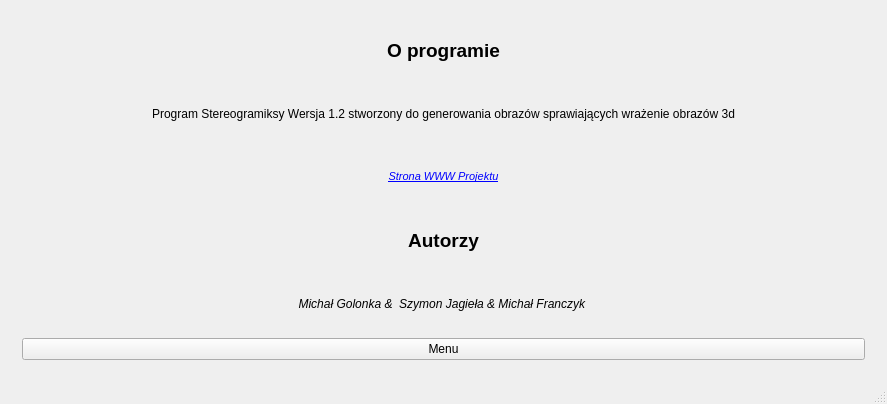
<?xml version="1.0" encoding="UTF-8"?>
<ui version="4.0">
 <class>MainWindow</class>
 <widget class="QMainWindow" name="MainWindow">
  <property name="geometry">
   <rect>
    <x>0</x>
    <y>0</y>
    <width>887</width>
    <height>404</height>
   </rect>
  </property>
  <property name="sizePolicy">
   <sizepolicy hsizetype="Expanding" vsizetype="Expanding">
    <horstretch>0</horstretch>
    <verstretch>0</verstretch>
   </sizepolicy>
  </property>
  <property name="minimumSize">
   <size>
    <width>800</width>
    <height>400</height>
   </size>
  </property>
  <property name="windowTitle">
   <string>Stereogramiksy</string>
  </property>
  <widget class="QWidget" name="centralWidget">
   <property name="sizePolicy">
    <sizepolicy hsizetype="Ignored" vsizetype="Ignored">
     <horstretch>0</horstretch>
     <verstretch>0</verstretch>
    </sizepolicy>
   </property>
   <layout class="QHBoxLayout" name="horizontalLayout_14">
    <item>
     <widget class="QStackedWidget" name="stackedWidget">
      <property name="sizePolicy">
       <sizepolicy hsizetype="Expanding" vsizetype="Expanding">
        <horstretch>1</horstretch>
        <verstretch>1</verstretch>
       </sizepolicy>
      </property>
      <property name="currentIndex">
       <number>7</number>
      </property>
      <widget class="QWidget" name="page">
       <property name="sizePolicy">
        <sizepolicy hsizetype="Expanding" vsizetype="Expanding">
         <horstretch>0</horstretch>
         <verstretch>0</verstretch>
        </sizepolicy>
       </property>
       <layout class="QVBoxLayout" name="verticalLayout_3">
        <item>
         <layout class="QVBoxLayout" name="verticalLayout_4">
          <item>
           <layout class="QVBoxLayout" name="verticalLayout">
            <property name="sizeConstraint">
             <enum>QLayout::SetFixedSize</enum>
            </property>
            <item>
             <widget class="QLabel" name="label_11">
              <property name="maximumSize">
               <size>
                <width>16777215</width>
                <height>100</height>
               </size>
              </property>
              <property name="font">
               <font>
                <family>Viner Hand ITC</family>
                <pointsize>41</pointsize>
                <italic>true</italic>
               </font>
              </property>
              <property name="text">
               <string>Stereogramiksy</string>
              </property>
              <property name="alignment">
               <set>Qt::AlignCenter</set>
              </property>
             </widget>
            </item>
            <item>
             <widget class="QPushButton" name="pushButton_Generate">
              <property name="sizePolicy">
               <sizepolicy hsizetype="Minimum" vsizetype="Minimum">
                <horstretch>0</horstretch>
                <verstretch>0</verstretch>
               </sizepolicy>
              </property>
              <property name="text">
               <string>Generuj stereogram</string>
              </property>
             </widget>
            </item>
            <item>
             <widget class="QPushButton" name="pushButton_Games">
              <property name="sizePolicy">
               <sizepolicy hsizetype="Minimum" vsizetype="Minimum">
                <horstretch>0</horstretch>
                <verstretch>0</verstretch>
               </sizepolicy>
              </property>
              <property name="text">
               <string>Graj</string>
              </property>
             </widget>
            </item>
            <item>
             <widget class="QPushButton" name="pushButton_Scenariusz">
              <property name="sizePolicy">
               <sizepolicy hsizetype="Minimum" vsizetype="Minimum">
                <horstretch>0</horstretch>
                <verstretch>0</verstretch>
               </sizepolicy>
              </property>
              <property name="text">
               <string>Stwórz scenariusz</string>
              </property>
             </widget>
            </item>
            <item>
             <widget class="QPushButton" name="pushButton_Oprogramie">
              <property name="sizePolicy">
               <sizepolicy hsizetype="Minimum" vsizetype="Minimum">
                <horstretch>0</horstretch>
                <verstretch>0</verstretch>
               </sizepolicy>
              </property>
              <property name="text">
               <string>O programie</string>
              </property>
             </widget>
            </item>
            <item>
             <widget class="QPushButton" name="pushButton_Koniec">
              <property name="sizePolicy">
               <sizepolicy hsizetype="Minimum" vsizetype="Minimum">
                <horstretch>0</horstretch>
                <verstretch>0</verstretch>
               </sizepolicy>
              </property>
              <property name="text">
               <string>Koniec</string>
              </property>
             </widget>
            </item>
           </layout>
          </item>
         </layout>
        </item>
       </layout>
      </widget>
      <widget class="QWidget" name="page_2">
       <property name="sizePolicy">
        <sizepolicy hsizetype="Expanding" vsizetype="Expanding">
         <horstretch>0</horstretch>
         <verstretch>0</verstretch>
        </sizepolicy>
       </property>
       <layout class="QHBoxLayout" name="horizontalLayout_5">
        <item>
         <layout class="QHBoxLayout" name="horizontalLayout_2">
          <item>
           <layout class="QVBoxLayout" name="verticalLayout_2">
            <property name="sizeConstraint">
             <enum>QLayout::SetDefaultConstraint</enum>
            </property>
            <item>
             <widget class="QLabel" name="label">
              <property name="sizePolicy">
               <sizepolicy hsizetype="Expanding" vsizetype="Expanding">
                <horstretch>0</horstretch>
                <verstretch>0</verstretch>
               </sizepolicy>
              </property>
              <property name="text">
               <string/>
              </property>
             </widget>
            </item>
            <item>
             <widget class="Line" name="line">
              <property name="orientation">
               <enum>Qt::Horizontal</enum>
              </property>
             </widget>
            </item>
            <item>
             <layout class="QHBoxLayout" name="horizontalLayout">
              <property name="sizeConstraint">
               <enum>QLayout::SetFixedSize</enum>
              </property>
              <item>
               <widget class="QWidget" name="widget" native="true">
                <property name="minimumSize">
                 <size>
                  <width>100</width>
                  <height>0</height>
                 </size>
                </property>
                <layout class="QVBoxLayout" name="verticalLayout_5">
                 <item>
                  <widget class="QCheckBox" name="checkBox">
                   <property name="text">
                    <string>Wygeneruj pomocnicze kropki</string>
                   </property>
                  </widget>
                 </item>
                 <item>
                  <widget class="QCheckBox" name="checkBox_wkleslosc">
                   <property name="text">
                    <string>Odwróć wklęsłość</string>
                   </property>
                   <property name="checked">
                    <bool>true</bool>
                   </property>
                  </widget>
                 </item>
                 <item>
                  <widget class="QComboBox" name="comboBox">
                   <item>
                    <property name="text">
                     <string>Biały</string>
                    </property>
                   </item>
                   <item>
                    <property name="text">
                     <string>Szary</string>
                    </property>
                   </item>
                   <item>
                    <property name="text">
                     <string>Fioletowy</string>
                    </property>
                   </item>
                   <item>
                    <property name="text">
                     <string>Purpurowy</string>
                    </property>
                   </item>
                   <item>
                    <property name="text">
                     <string>Różowy</string>
                    </property>
                   </item>
                   <item>
                    <property name="text">
                     <string>Szkarłatny</string>
                    </property>
                   </item>
                   <item>
                    <property name="text">
                     <string>Czerwony</string>
                    </property>
                   </item>
                   <item>
                    <property name="text">
                     <string>Pomarańczowy</string>
                    </property>
                   </item>
                   <item>
                    <property name="text">
                     <string>Brązowy</string>
                    </property>
                   </item>
                   <item>
                    <property name="text">
                     <string>Żółty</string>
                    </property>
                   </item>
                   <item>
                    <property name="text">
                     <string>Pistacjowy</string>
                    </property>
                   </item>
                   <item>
                    <property name="text">
                     <string>Zielony</string>
                    </property>
                   </item>
                   <item>
                    <property name="text">
                     <string>Morski</string>
                    </property>
                   </item>
                   <item>
                    <property name="text">
                     <string>Błękitny</string>
                    </property>
                   </item>
                   <item>
                    <property name="text">
                     <string>Indigo</string>
                    </property>
                   </item>
                   <item>
                    <property name="text">
                     <string>Niebieski</string>
                    </property>
                   </item>
                   <item>
                    <property name="text">
                     <string>Wielokolorowy (w pionie)</string>
                    </property>
                   </item>
                   <item>
                    <property name="text">
                     <string>Wielokolorowy (w poziomie)</string>
                    </property>
                   </item>
                  </widget>
                 </item>
                </layout>
               </widget>
              </item>
              <item>
               <widget class="Line" name="line_4">
                <property name="orientation">
                 <enum>Qt::Vertical</enum>
                </property>
               </widget>
              </item>
              <item>
               <layout class="QVBoxLayout" name="verticalLayout_166">
                <item>
                 <widget class="QLabel" name="label_info">
                  <property name="sizePolicy">
                   <sizepolicy hsizetype="Expanding" vsizetype="Fixed">
                    <horstretch>0</horstretch>
                    <verstretch>0</verstretch>
                   </sizepolicy>
                  </property>
                  <property name="text">
                   <string/>
                  </property>
                 </widget>
                </item>
                <item>
                 <widget class="QCheckBox" name="checkBox_dopasujDoOkna">
                  <property name="text">
                   <string>dopasuj do rozmiaru okna</string>
                  </property>
                  <property name="checked">
                   <bool>true</bool>
                  </property>
                 </widget>
                </item>
               </layout>
              </item>
              <item>
               <spacer name="horizontalSpacer">
                <property name="orientation">
                 <enum>Qt::Horizontal</enum>
                </property>
                <property name="sizeType">
                 <enum>QSizePolicy::MinimumExpanding</enum>
                </property>
                <property name="sizeHint" stdset="0">
                 <size>
                  <width>40</width>
                  <height>20</height>
                 </size>
                </property>
               </spacer>
              </item>
              <item>
               <layout class="QHBoxLayout" name="horizontalLayout_13">
                <item>
                 <layout class="QVBoxLayout" name="verticalLayout_11">
                  <item>
                   <widget class="QLabel" name="label_DPI">
                    <property name="sizePolicy">
                     <sizepolicy hsizetype="Preferred" vsizetype="Fixed">
                      <horstretch>0</horstretch>
                      <verstretch>0</verstretch>
                     </sizepolicy>
                    </property>
                    <property name="text">
                     <string>&lt;!DOCTYPE HTML PUBLIC &quot;-//W3C//DTD HTML 4.0//EN&quot; &quot;http://www.w3.org/TR/REC-html40/strict.dtd&quot;&gt;
&lt;html&gt;&lt;head&gt;&lt;meta name=&quot;qrichtext&quot; content=&quot;1&quot; /&gt;&lt;style type=&quot;text/css&quot;&gt;
p, li { white-space: pre-wrap; }
&lt;/style&gt;&lt;/head&gt;&lt;body style=&quot; font-family:'MS Shell Dlg 2'; font-size:8.25pt; font-weight:400; font-style:normal;&quot;&gt;
&lt;p style=&quot; margin-top:0px; margin-bottom:0px; margin-left:0px; margin-right:0px; -qt-block-indent:0; text-indent:0px;&quot;&gt;&lt;span style=&quot; font-size:8pt;&quot;&gt;DPI:&lt;br /&gt;( Twojego ekranu )&lt;/span&gt;&lt;/p&gt;&lt;/body&gt;&lt;/html&gt;</string>
                    </property>
                   </widget>
                  </item>
                  <item>
                   <widget class="QComboBox" name="comboBox_DPI">
                    <property name="currentIndex">
                     <number>1</number>
                    </property>
                    <item>
                     <property name="text">
                      <string>76</string>
                     </property>
                    </item>
                    <item>
                     <property name="text">
                      <string>96 </string>
                     </property>
                    </item>
                    <item>
                     <property name="text">
                      <string>150</string>
                     </property>
                    </item>
                   </widget>
                  </item>
                 </layout>
                </item>
                <item>
                 <layout class="QVBoxLayout" name="verticalLayout_12">
                  <item>
                   <widget class="QLabel" name="label_RozstawOczu">
                    <property name="sizePolicy">
                     <sizepolicy hsizetype="Preferred" vsizetype="Fixed">
                      <horstretch>0</horstretch>
                      <verstretch>0</verstretch>
                     </sizepolicy>
                    </property>
                    <property name="text">
                     <string>&lt;!DOCTYPE HTML PUBLIC &quot;-//W3C//DTD HTML 4.0//EN&quot; &quot;http://www.w3.org/TR/REC-html40/strict.dtd&quot;&gt;
&lt;html&gt;&lt;head&gt;&lt;meta name=&quot;qrichtext&quot; content=&quot;1&quot; /&gt;&lt;style type=&quot;text/css&quot;&gt;
p, li { white-space: pre-wrap; }
&lt;/style&gt;&lt;/head&gt;&lt;body style=&quot; font-family:'MS Shell Dlg 2'; font-size:8.25pt; font-weight:400; font-style:normal;&quot;&gt;
&lt;p style=&quot; margin-top:0px; margin-bottom:0px; margin-left:0px; margin-right:0px; -qt-block-indent:0; text-indent:0px;&quot;&gt;&lt;span style=&quot; font-size:8pt;&quot;&gt;Rozstaw oczu:&lt;br /&gt;( ustandaryzowany )&lt;/span&gt;&lt;/p&gt;&lt;/body&gt;&lt;/html&gt;</string>
                    </property>
                   </widget>
                  </item>
                  <item>
                   <widget class="QComboBox" name="comboBox_RozstawOczu">
                    <property name="currentIndex">
                     <number>2</number>
                    </property>
                    <item>
                     <property name="text">
                      <string>2.5</string>
                     </property>
                    </item>
                    <item>
                     <property name="text">
                      <string>2.6</string>
                     </property>
                    </item>
                    <item>
                     <property name="text">
                      <string>2.7</string>
                     </property>
                    </item>
                    <item>
                     <property name="text">
                      <string>2.755</string>
                     </property>
                    </item>
                   </widget>
                  </item>
                 </layout>
                </item>
               </layout>
              </item>
              <item>
               <widget class="Line" name="line_2">
                <property name="orientation">
                 <enum>Qt::Vertical</enum>
                </property>
               </widget>
              </item>
              <item>
               <widget class="QWidget" name="widget_zapiszPlik" native="true">
                <property name="sizePolicy">
                 <sizepolicy hsizetype="Expanding" vsizetype="Preferred">
                  <horstretch>0</horstretch>
                  <verstretch>0</verstretch>
                 </sizepolicy>
                </property>
                <property name="minimumSize">
                 <size>
                  <width>100</width>
                  <height>0</height>
                 </size>
                </property>
                <layout class="QVBoxLayout" name="verticalLayout_10">
                 <item>
                  <widget class="QPushButton" name="pushButton_Open">
                   <property name="sizePolicy">
                    <sizepolicy hsizetype="Minimum" vsizetype="Minimum">
                     <horstretch>0</horstretch>
                     <verstretch>0</verstretch>
                    </sizepolicy>
                   </property>
                   <property name="text">
                    <string>Wybierz plik</string>
                   </property>
                  </widget>
                 </item>
                 <item>
                  <widget class="QPushButton" name="pushButton_Save">
                   <property name="sizePolicy">
                    <sizepolicy hsizetype="Minimum" vsizetype="Minimum">
                     <horstretch>0</horstretch>
                     <verstretch>0</verstretch>
                    </sizepolicy>
                   </property>
                   <property name="text">
                    <string>Zapisz jako</string>
                   </property>
                  </widget>
                 </item>
                </layout>
               </widget>
              </item>
              <item>
               <layout class="QVBoxLayout" name="verticalLayout_13">
                <item>
                 <widget class="QLabel" name="label_rozdzielczosc">
                  <property name="sizePolicy">
                   <sizepolicy hsizetype="Preferred" vsizetype="Fixed">
                    <horstretch>0</horstretch>
                    <verstretch>0</verstretch>
                   </sizepolicy>
                  </property>
                  <property name="text">
                   <string>Zapisz w rozdzielczości:</string>
                  </property>
                 </widget>
                </item>
                <item>
                 <widget class="QComboBox" name="comboBox_rozdzielczosc">
                  <property name="currentIndex">
                   <number>0</number>
                  </property>
                  <item>
                   <property name="text">
                    <string>800x600</string>
                   </property>
                  </item>
                  <item>
                   <property name="text">
                    <string>1024x768</string>
                   </property>
                  </item>
                  <item>
                   <property name="text">
                    <string>1280×720</string>
                   </property>
                  </item>
                  <item>
                   <property name="text">
                    <string>1920 × 1080</string>
                   </property>
                  </item>
                 </widget>
                </item>
                <item>
                 <widget class="QCheckBox" name="checkBox_keepAspectRatio">
                  <property name="text">
                   <string>Keep aspect ratio</string>
                  </property>
                  <property name="checked">
                   <bool>true</bool>
                  </property>
                 </widget>
                </item>
               </layout>
              </item>
              <item>
               <widget class="QPushButton" name="pushButton">
                <property name="sizePolicy">
                 <sizepolicy hsizetype="Minimum" vsizetype="Minimum">
                  <horstretch>0</horstretch>
                  <verstretch>0</verstretch>
                 </sizepolicy>
                </property>
                <property name="text">
                 <string>Menu</string>
                </property>
               </widget>
              </item>
             </layout>
            </item>
           </layout>
          </item>
         </layout>
        </item>
       </layout>
      </widget>
      <widget class="QWidget" name="page_3">
       <layout class="QVBoxLayout" name="verticalLayout_15">
        <item>
         <layout class="QHBoxLayout" name="horizontalLayout_8">
          <item>
           <layout class="QVBoxLayout" name="verticalLayout_6">
            <item>
             <widget class="QLabel" name="label_2">
              <property name="font">
               <font>
                <pointsize>10</pointsize>
                <weight>75</weight>
                <bold>true</bold>
               </font>
              </property>
              <property name="text">
               <string>Wybierz grę</string>
              </property>
              <property name="alignment">
               <set>Qt::AlignCenter</set>
              </property>
             </widget>
            </item>
            <item>
             <widget class="QListView" name="listView">
              <property name="enabled">
               <bool>true</bool>
              </property>
             </widget>
            </item>
            <item>
             <layout class="QHBoxLayout" name="horizontalLayout_4">
              <item>
               <widget class="QPushButton" name="pushButton_wg_Graj">
                <property name="sizePolicy">
                 <sizepolicy hsizetype="Minimum" vsizetype="Minimum">
                  <horstretch>0</horstretch>
                  <verstretch>0</verstretch>
                 </sizepolicy>
                </property>
                <property name="text">
                 <string>Graj</string>
                </property>
               </widget>
              </item>
              <item>
               <widget class="QPushButton" name="pushButton_wg_Menu">
                <property name="sizePolicy">
                 <sizepolicy hsizetype="Minimum" vsizetype="Minimum">
                  <horstretch>0</horstretch>
                  <verstretch>0</verstretch>
                 </sizepolicy>
                </property>
                <property name="text">
                 <string>Menu</string>
                </property>
               </widget>
              </item>
             </layout>
            </item>
           </layout>
          </item>
         </layout>
        </item>
       </layout>
      </widget>
      <widget class="QWidget" name="page_4">
       <property name="sizePolicy">
        <sizepolicy hsizetype="Expanding" vsizetype="Expanding">
         <horstretch>0</horstretch>
         <verstretch>0</verstretch>
        </sizepolicy>
       </property>
       <layout class="QHBoxLayout" name="horizontalLayout_3">
        <item>
         <layout class="QHBoxLayout" name="horizontalLayout_6">
          <item>
           <layout class="QVBoxLayout" name="verticalLayout_7">
            <property name="sizeConstraint">
             <enum>QLayout::SetDefaultConstraint</enum>
            </property>
            <item>
             <layout class="QHBoxLayout" name="horizontalLayout_7">
              <item>
               <widget class="QLabel" name="label_game">
                <property name="sizePolicy">
                 <sizepolicy hsizetype="Ignored" vsizetype="Expanding">
                  <horstretch>0</horstretch>
                  <verstretch>0</verstretch>
                 </sizepolicy>
                </property>
                <property name="text">
                 <string/>
                </property>
               </widget>
              </item>
              <item>
               <widget class="QGroupBox" name="groupBox_game">
                <property name="maximumSize">
                 <size>
                  <width>200</width>
                  <height>16777215</height>
                 </size>
                </property>
                <property name="title">
                 <string>Wynik</string>
                </property>
                <widget class="QWidget" name="gridLayoutWidget">
                 <property name="geometry">
                  <rect>
                   <x>20</x>
                   <y>30</y>
                   <width>160</width>
                   <height>99</height>
                  </rect>
                 </property>
                 <layout class="QGridLayout" name="gridLayout">
                  <item row="0" column="0" colspan="2">
                   <widget class="QLineEdit" name="lineEdit_game_nazwa">
                    <property name="readOnly">
                     <bool>true</bool>
                    </property>
                   </widget>
                  </item>
                  <item row="2" column="0">
                   <widget class="QLabel" name="label_4">
                    <property name="text">
                     <string>Punkty</string>
                    </property>
                   </widget>
                  </item>
                  <item row="2" column="1">
                   <widget class="QLineEdit" name="lineEdit_game_punkty">
                    <property name="maximumSize">
                     <size>
                      <width>50</width>
                      <height>16777215</height>
                     </size>
                    </property>
                    <property name="readOnly">
                     <bool>true</bool>
                    </property>
                   </widget>
                  </item>
                  <item row="1" column="0" colspan="2">
                   <widget class="QLabel" name="label_game_status">
                    <property name="text">
                     <string/>
                    </property>
                    <property name="alignment">
                     <set>Qt::AlignCenter</set>
                    </property>
                   </widget>
                  </item>
                 </layout>
                </widget>
               </widget>
              </item>
             </layout>
            </item>
            <item>
             <widget class="Line" name="line_5">
              <property name="orientation">
               <enum>Qt::Horizontal</enum>
              </property>
             </widget>
            </item>
            <item>
             <layout class="QHBoxLayout" name="horizontalLayout_9">
              <property name="sizeConstraint">
               <enum>QLayout::SetFixedSize</enum>
              </property>
              <item>
               <spacer name="horizontalSpacer_3">
                <property name="orientation">
                 <enum>Qt::Horizontal</enum>
                </property>
                <property name="sizeHint" stdset="0">
                 <size>
                  <width>40</width>
                  <height>20</height>
                 </size>
                </property>
               </spacer>
              </item>
              <item>
               <widget class="Line" name="line_6">
                <property name="orientation">
                 <enum>Qt::Vertical</enum>
                </property>
               </widget>
              </item>
              <item>
               <widget class="QLabel" name="label_5">
                <property name="text">
                 <string>Wpisz odpowiedź</string>
                </property>
               </widget>
              </item>
              <item>
               <widget class="QLineEdit" name="lineEdit_game_haslo"/>
              </item>
              <item>
               <widget class="QPushButton" name="pushButton_game_Ok">
                <property name="sizePolicy">
                 <sizepolicy hsizetype="Minimum" vsizetype="Minimum">
                  <horstretch>0</horstretch>
                  <verstretch>0</verstretch>
                 </sizepolicy>
                </property>
                <property name="text">
                 <string>OK!</string>
                </property>
               </widget>
              </item>
             </layout>
            </item>
           </layout>
          </item>
         </layout>
        </item>
       </layout>
      </widget>
      <widget class="QWidget" name="page_5">
       <layout class="QVBoxLayout" name="verticalLayout_16">
        <item>
         <layout class="QVBoxLayout" name="verticalLayout_51">
          <item>
           <widget class="QLabel" name="label_end_info">
            <property name="text">
             <string>Gra Zakończona</string>
            </property>
            <property name="alignment">
             <set>Qt::AlignCenter</set>
            </property>
           </widget>
          </item>
          <item>
           <widget class="QLabel" name="label_end_wynik">
            <property name="text">
             <string>Twój wynik to</string>
            </property>
            <property name="alignment">
             <set>Qt::AlignCenter</set>
            </property>
           </widget>
          </item>
          <item>
           <widget class="QLCDNumber" name="lcdNumber_end_punkty">
            <property name="numDigits">
             <number>2</number>
            </property>
           </widget>
          </item>
          <item>
           <widget class="QPushButton" name="pushButton_2_end_menu">
            <property name="text">
             <string>Wróć do menu</string>
            </property>
           </widget>
          </item>
         </layout>
        </item>
       </layout>
      </widget>
      <widget class="QWidget" name="page_6">
       <layout class="QVBoxLayout" name="verticalLayout_17">
        <item>
         <layout class="QVBoxLayout" name="verticalLayout_8">
          <item>
           <widget class="QLabel" name="label_3">
            <property name="font">
             <font>
              <pointsize>18</pointsize>
              <weight>75</weight>
              <bold>true</bold>
             </font>
            </property>
            <property name="text">
             <string>Kreator scenariuszy</string>
            </property>
            <property name="alignment">
             <set>Qt::AlignCenter</set>
            </property>
           </widget>
          </item>
          <item>
           <widget class="QLabel" name="label_6">
            <property name="text">
             <string>Wybierz obrazki</string>
            </property>
            <property name="alignment">
             <set>Qt::AlignCenter</set>
            </property>
           </widget>
          </item>
          <item>
           <widget class="QPushButton" name="pushButton_scen_add">
            <property name="text">
             <string>Dodaj obrazek</string>
            </property>
           </widget>
          </item>
          <item>
           <widget class="QListView" name="listView_scen_file">
            <property name="maximumSize">
             <size>
              <width>16777215</width>
              <height>100</height>
             </size>
            </property>
           </widget>
          </item>
          <item>
           <layout class="QHBoxLayout" name="horizontalLayout_10">
            <item>
             <widget class="QPushButton" name="pushButton_scen_dalej">
              <property name="text">
               <string>Dalej</string>
              </property>
             </widget>
            </item>
            <item>
             <widget class="QPushButton" name="pushButton_scen_menu">
              <property name="text">
               <string>Menu</string>
              </property>
             </widget>
            </item>
           </layout>
          </item>
         </layout>
        </item>
       </layout>
      </widget>
      <widget class="QWidget" name="page_7">
       <layout class="QVBoxLayout" name="verticalLayout_18">
        <item>
         <layout class="QVBoxLayout" name="verticalLayout_9">
          <item>
           <widget class="QLabel" name="label_7">
            <property name="font">
             <font>
              <pointsize>10</pointsize>
              <weight>75</weight>
              <bold>true</bold>
             </font>
            </property>
            <property name="text">
             <string>Wprowadź nazwe swojej gry</string>
            </property>
            <property name="alignment">
             <set>Qt::AlignCenter</set>
            </property>
           </widget>
          </item>
          <item>
           <widget class="QLineEdit" name="lineEdit_scen2_tytul"/>
          </item>
          <item>
           <widget class="QLabel" name="label_8">
            <property name="text">
             <string>Dodaj hasła do obrazków</string>
            </property>
            <property name="alignment">
             <set>Qt::AlignCenter</set>
            </property>
           </widget>
          </item>
          <item>
           <layout class="QHBoxLayout" name="horizontalLayout_11">
            <item>
             <widget class="QLineEdit" name="lineEdit_scen2_haslo"/>
            </item>
            <item>
             <widget class="QPushButton" name="pushButton_scen2_add">
              <property name="text">
               <string>Dodaj</string>
              </property>
             </widget>
            </item>
            <item>
             <widget class="QLabel" name="label_9">
              <property name="text">
               <string>Jeszcze</string>
              </property>
             </widget>
            </item>
            <item>
             <widget class="QLineEdit" name="lineEdit_scen2_ile">
              <property name="maximumSize">
               <size>
                <width>25</width>
                <height>16777215</height>
               </size>
              </property>
              <property name="readOnly">
               <bool>true</bool>
              </property>
             </widget>
            </item>
           </layout>
          </item>
          <item>
           <widget class="QListView" name="listView_scen2_hasla">
            <property name="maximumSize">
             <size>
              <width>16777215</width>
              <height>70</height>
             </size>
            </property>
           </widget>
          </item>
          <item>
           <layout class="QHBoxLayout" name="horizontalLayout_12">
            <item>
             <widget class="QPushButton" name="pushButton_scen2_ok">
              <property name="text">
               <string>Zatwierdź</string>
              </property>
             </widget>
            </item>
            <item>
             <widget class="QPushButton" name="pushButton_scen2_menu">
              <property name="text">
               <string>Menu</string>
              </property>
             </widget>
            </item>
           </layout>
          </item>
         </layout>
        </item>
       </layout>
      </widget>
      <widget class="QWidget" name="page_8">
       <layout class="QVBoxLayout" name="verticalLayout_19">
        <item>
         <layout class="QVBoxLayout" name="verticalLayout_14">
          <item>
           <widget class="QLabel" name="label_10">
            <property name="font">
             <font>
              <family>MS Sans Serif</family>
              <pointsize>14</pointsize>
              <weight>75</weight>
              <bold>true</bold>
             </font>
            </property>
            <property name="layoutDirection">
             <enum>Qt::LeftToRight</enum>
            </property>
            <property name="text">
             <string>O programie</string>
            </property>
            <property name="alignment">
             <set>Qt::AlignCenter</set>
            </property>
           </widget>
          </item>
          <item>
           <widget class="QLabel" name="label_14">
            <property name="font">
             <font>
              <pointsize>9</pointsize>
             </font>
            </property>
            <property name="text">
             <string>Program Stereogramiksy Wersja 1.2 stworzony do generowania obrazów sprawiających wrażenie obrazów 3d</string>
            </property>
            <property name="alignment">
             <set>Qt::AlignCenter</set>
            </property>
           </widget>
          </item>
          <item>
           <widget class="QLabel" name="label_15">
            <property name="font">
             <font>
              <italic>true</italic>
             </font>
            </property>
            <property name="text">
             <string>&lt;!DOCTYPE HTML PUBLIC &quot;-//W3C//DTD HTML 4.0//EN&quot; &quot;http://www.w3.org/TR/REC-html40/strict.dtd&quot;&gt;
&lt;html&gt;&lt;head&gt;&lt;meta name=&quot;qrichtext&quot; content=&quot;1&quot; /&gt;&lt;style type=&quot;text/css&quot;&gt;
p, li { white-space: pre-wrap; }
&lt;/style&gt;&lt;/head&gt;&lt;body style=&quot; font-family:'MS Shell Dlg 2'; font-size:8.25pt; font-weight:400; font-style:italic;&quot;&gt;
&lt;p style=&quot; margin-top:0px; margin-bottom:0px; margin-left:0px; margin-right:0px; -qt-block-indent:0; text-indent:0px;&quot;&gt;&lt;a href=&quot;http://stereogramy.obrazy24.net&quot;&gt;&lt;span style=&quot; text-decoration: underline; color:#0000ff;&quot;&gt;Strona WWW Projektu&lt;/span&gt;&lt;/a&gt;&lt;/p&gt;&lt;/body&gt;&lt;/html&gt;</string>
            </property>
            <property name="alignment">
             <set>Qt::AlignCenter</set>
            </property>
            <property name="openExternalLinks">
             <bool>true</bool>
            </property>
           </widget>
          </item>
          <item>
           <widget class="QLabel" name="label_12">
            <property name="font">
             <font>
              <family>MS Sans Serif</family>
              <pointsize>14</pointsize>
              <weight>75</weight>
              <bold>true</bold>
             </font>
            </property>
            <property name="text">
             <string>Autorzy</string>
            </property>
            <property name="alignment">
             <set>Qt::AlignCenter</set>
            </property>
           </widget>
          </item>
          <item>
           <widget class="QLabel" name="label_13">
            <property name="font">
             <font>
              <family>MS Sans Serif</family>
              <pointsize>9</pointsize>
              <italic>true</italic>
             </font>
            </property>
            <property name="text">
             <string>Michał Golonka &amp;  Szymon Jagieła &amp; Michał Franczyk </string>
            </property>
            <property name="alignment">
             <set>Qt::AlignCenter</set>
            </property>
           </widget>
          </item>
          <item>
           <widget class="QPushButton" name="pushButton_oprogramie_menu">
            <property name="text">
             <string>Menu</string>
            </property>
           </widget>
          </item>
         </layout>
        </item>
       </layout>
      </widget>
     </widget>
    </item>
   </layout>
  </widget>
  <widget class="QMenuBar" name="menuBar">
   <property name="geometry">
    <rect>
     <x>0</x>
     <y>0</y>
     <width>887</width>
     <height>21</height>
    </rect>
   </property>
  </widget>
  <widget class="QStatusBar" name="statusBar"/>
 </widget>
 <layoutdefault spacing="6" margin="11"/>
 <resources/>
 <connections/>
</ui>
